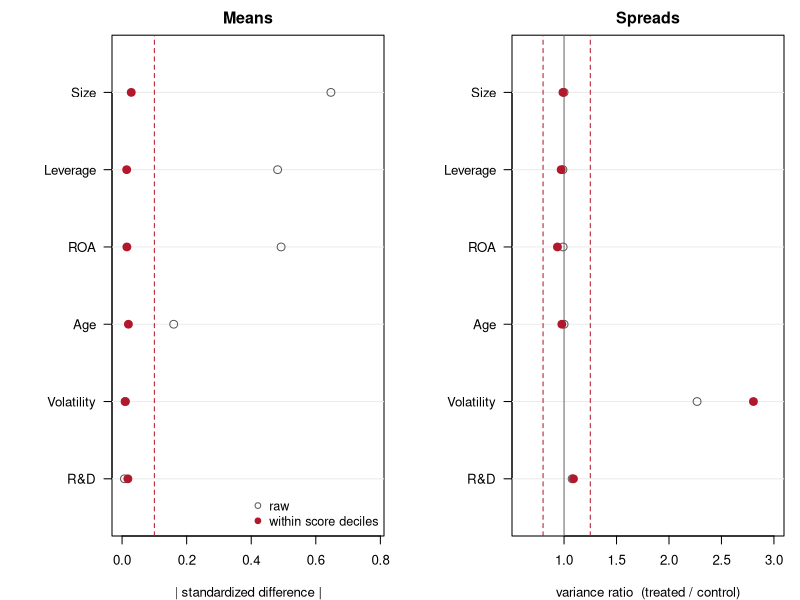
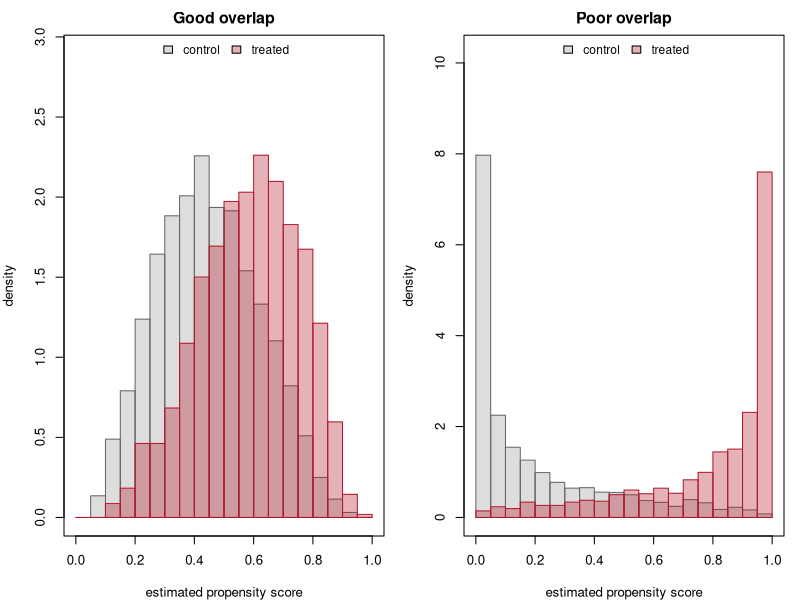
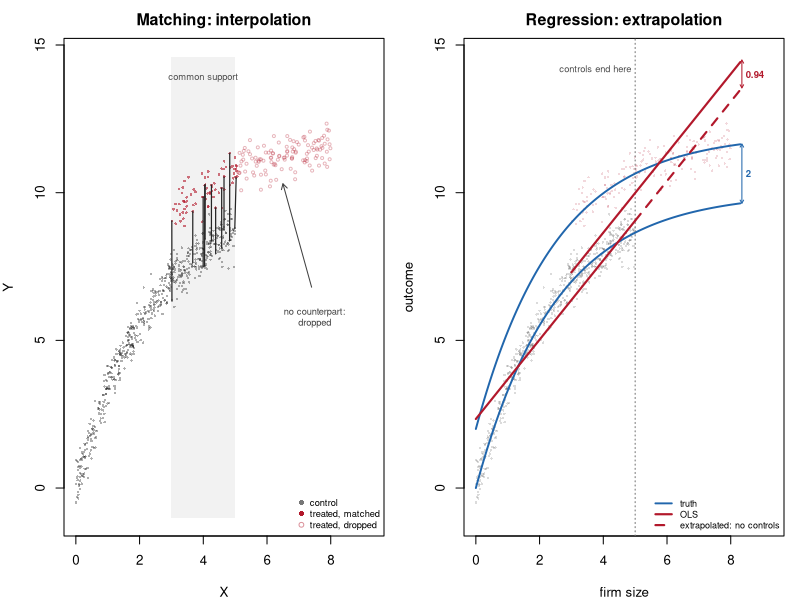

Recreate these plots in R, in order.
## ---- chunk 1
#| echo: false
#| fig-width: 9.6
#| fig-height: 3.25
set.seed(975)
n <- 5000
size <- rnorm(n); lev <- rnorm(n); roa <- rnorm(n)
age <- rnorm(n); vol <- rnorm(n); rnd <- rnorm(n)
X  <- cbind(Size=size, Leverage=lev, ROA=roa, Age=age, Volatility=vol, `R&D`=rnd)
D  <- rbinom(n, 1, plogis(0.9*size + 0.7*lev - 0.6*roa + 0.25*age + 0.7*vol^2 - 0.7))
eh <- predict(glm(D ~ size+lev+roa+age+vol, family = binomial), type = "response")

S  <- 10                                    # subclassify: deciles of the estimated score
br <- quantile(eh, seq(0, 1, length.out = S+1)); br[1] <- -Inf; br[S+1] <- Inf
g  <- cut(eh, br, labels = FALSE)
ws <- as.numeric(table(g))/n                # stratum shares

den <- apply(X,2,function(x) sqrt((var(x[D==1])+var(x[D==0]))/2))
raw_smd <- sapply(1:ncol(X), function(k) (mean(X[D==1,k])-mean(X[D==0,k]))/den[k])
raw_vr  <- sapply(1:ncol(X), function(k) var(X[D==1,k])/var(X[D==0,k]))
st_smd <- sapply(1:ncol(X), function(k){ x <- X[,k]
  sum(ws * sapply(1:S, function(s) mean(x[g==s & D==1]) - mean(x[g==s & D==0])))/den[k] })
st_vr <- sapply(1:ncol(X), function(k){ x <- X[,k]
  vt <- sapply(1:S, function(s) var(x[g==s & D==1]))
  vc <- sapply(1:S, function(s) var(x[g==s & D==0]))
  sum(ws*vt)/sum(ws*vc) })
k <- ncol(X); y <- k:1; RED <- "#B2182B"
par(mfrow=c(1,2), mar=c(4,7,2.2,1), cex=0.8)
plot(NULL, xlim=c(0,0.78), ylim=c(0.5,k+0.5), yaxt="n", ylab="",
     xlab="| standardized difference |", main="Means")
axis(2, at=y, labels=colnames(X), las=1); abline(h=y, col="grey92")
abline(v=0.1, lty=2, col=RED)
points(abs(raw_smd), y, pch=1,  cex=1.3, col="grey35")
points(abs(st_smd),  y, pch=19, cex=1.3, col=RED)
legend("bottomright", c("raw","within score deciles"), pch=c(1,19),
       col=c("grey35",RED), bty="n", cex=0.95)
plot(NULL, xlim=c(0.6,3.0), ylim=c(0.5,k+0.5), yaxt="n", ylab="",
     xlab="variance ratio  (treated / control)", main="Spreads")
axis(2, at=y, labels=colnames(X), las=1); abline(h=y, col="grey92")
abline(v=1, col="grey40"); abline(v=c(0.8,1.25), lty=2, col=RED)
points(raw_vr, y, pch=1,  cex=1.3, col="grey35")
points(st_vr,  y, pch=19, cex=1.3, col=RED)
## ---- chunk 2
#| echo: false
#| fig-width: 9
#| fig-height: 3.0
set.seed(975)
n <- 4000
par(mfrow = c(1, 2), mar = c(4, 4, 2.2, 1), cex = 0.8)
for (a in c(0.8, 3.5)) {
  X  <- rnorm(n); D <- rbinom(n, 1, plogis(a * X))
  eh <- predict(glm(D ~ X, family = binomial), type = "response")
  br <- seq(0, 1, 0.05)
  h1 <- hist(eh[D == 1], breaks = br, plot = FALSE)
  h0 <- hist(eh[D == 0], breaks = br, plot = FALSE)
  plot(NULL, xlim = c(0, 1), ylim = c(0, max(h1$density, h0$density) * 1.28),
       xlab = "estimated propensity score", ylab = "density",
       main = if (a < 1) "Good overlap" else "Poor overlap")
  rect(br[-length(br)], 0, br[-1], h0$density, col = "#00000022", border = "grey40")
  rect(br[-length(br)], 0, br[-1], h1$density, col = "#B2182B55", border = "#B2182B")
  legend("top", c("control", "treated"), fill = c("#00000022", "#B2182B55"),
         bty = "n", horiz = TRUE, cex = 0.9)
}
## ---- chunk 3
#| echo: true
set.seed(975)
n  <- 20000; X1 <- rnorm(n); X2 <- rnorm(n)
D  <- rbinom(n, 1, plogis(1.0 * X1 + 0.8 * X2))
eh <- predict(glm(D ~ X1 + X2, family = binomial), type = "response")
dec <- cut(eh, quantile(eh, 0:10 / 10), include.lowest = TRUE)
gap <- function(V) c(overall   = mean(V[D == 1]) - mean(V[D == 0]),
                     max_within = max(abs(tapply(seq_len(n), dec,
                       function(i) mean(V[i][D[i] == 1]) - mean(V[i][D[i] == 0])))))
round(rbind(X1 = gap(X1), X2 = gap(X2)), 3)
## ---- chunk 4
#| echo: true
set.seed(975)
n  <- 20000
X  <- rnorm(n)
ps <- plogis(1.2 * X)                  # true propensity score
D  <- rbinom(n, 1, ps)
Y  <- 2 * D + 3 * X + rnorm(n)         # TRUE effect = 2

eh <- predict(glm(D ~ X, family = binomial), type = "response")
round(c(naive = mean(Y[D == 1]) - mean(Y[D == 0]),
        ols   = unname(coef(lm(Y ~ D + X))[2]),
        ipw   = mean(D * Y / eh) - mean((1 - D) * Y / (1 - eh))), 3)
## ---- chunk 5
#| echo: false
#| fig-width: 9
#| fig-height: 3.4
set.seed(975)
n0 <- 600; n1 <- 200; tau <- 2
f  <- function(x) 10 * (1 - exp(-x / 2.5))       # true E[Y0 | X], saturating
x0 <- runif(n0, 0, 5); x1 <- runif(n1, 3, 8)     # controls small, treated large
X  <- c(x0, x1); D <- c(rep(0, n0), rep(1, n1))
Y  <- f(X) + tau * D + rnorm(n0 + n1, 0, 0.4)    # constant effect of 2
ct <- which(D == 0); tr <- which(D == 1)
mate <- rep(NA_integer_, length(tr)); eff <- rep(NA_real_, length(tr))
for (k in seq_along(tr)) { i <- tr[k]; inn <- ct[abs(X[ct] - X[i]) <= 0.08]
  if (length(inn)) { mate[k] <- inn[which.min(abs(X[inn] - X[i]))]
                     eff[k]  <- Y[i] - mean(Y[inn]) } }
ok <- !is.na(mate); bb <- coef(lm(Y ~ D + X))    # Y = a + b D + c X + e

RED <- "#B2182B"; BLU <- "#2166AC"; yl <- c(-1, 14.6); xl <- c(0, 9.3)
par(mfrow = c(1, 2), mar = c(4, 4, 2.4, 1), cex = 0.8)

plot(NULL, xlim = xl, ylim = yl, xlab = "X", ylab = "Y",
     main = "Matching: interpolation")
rect(3, yl[1], 5, yl[2], col = "#0000000D", border = NA)
text(4, 13.9, "common support", cex = 0.7, col = "grey30")
points(X[ct], Y[ct], pch = 16, cex = 0.4, col = "#00000050")
points(X[tr][!ok], Y[tr][!ok], pch = 1, cex = 0.5, col = "#B2182B50")
points(X[tr][ok], Y[tr][ok], pch = 16, cex = 0.45, col = "#B2182B99")
sel <- which(ok)[seq(1, sum(ok), length.out = 11)]
segments(X[tr][sel], Y[tr][sel], X[mate[sel]], Y[mate[sel]], col = "grey15", lwd = 1.2)
arrows(7.4, 6.8, 6.5, 10.3, length = 0.06, col = "grey25")
text(7.5, 5.8, "no counterpart:\ndropped", cex = 0.7, col = "grey25")
legend("bottomright", c("control", "treated, matched", "treated, dropped"),
       pch = c(16, 16, 1), col = c("#00000088", RED, "#B2182B77"),
       bty = "n", cex = 0.7, pt.cex = 0.8)

plot(NULL, xlim = xl, ylim = yl, xlab = "firm size", ylab = "outcome",
     main = "Regression: extrapolation")
points(X[ct], Y[ct], pch = 16, cex = 0.4, col = "#00000024")
points(X[tr], Y[tr], pch = 16, cex = 0.4, col = "#B2182B2A")
abline(v = 5, lty = 3, col = "grey45")
text(4.88, 14.2, "controls end here", cex = 0.7, col = "grey30", adj = 1)
xs <- seq(0, 8.3, 0.05)
lines(xs, f(xs), col = BLU, lwd = 1.9); lines(xs, f(xs) + tau, col = BLU, lwd = 1.9)
lines(c(0, 5),   bb[1] + bb[3] * c(0, 5),   col = RED, lwd = 2.1)
lines(c(5, 8.3), bb[1] + bb[3] * c(5, 8.3), col = RED, lwd = 2.1, lty = 2)
lines(c(3, 8.3), bb[1] + bb[2] + bb[3] * c(3, 8.3), col = RED, lwd = 2.1)
xa <- 8.35
arrows(xa, f(xa), xa, f(xa) + tau, length = 0.035, code = 3, col = BLU)
text(xa + 0.12, f(xa) + tau/2, "2", cex = 0.72, col = BLU, adj = 0, font = 2)
yc <- bb[1] + bb[3] * xa
arrows(xa, yc, xa, yc + bb[2], length = 0.035, code = 3, col = RED)
text(xa + 0.12, yc + bb[2]/2, "0.94", cex = 0.72, col = RED, adj = 0, font = 2)
legend("bottomright", c("truth", "OLS",
                        "extrapolated: no controls"),
       lty = c(1, 1, 2), lwd = c(1.9, 2.1, 2.1), col = c(BLU, RED, RED),
       bty = "n", cex = 0.68)
